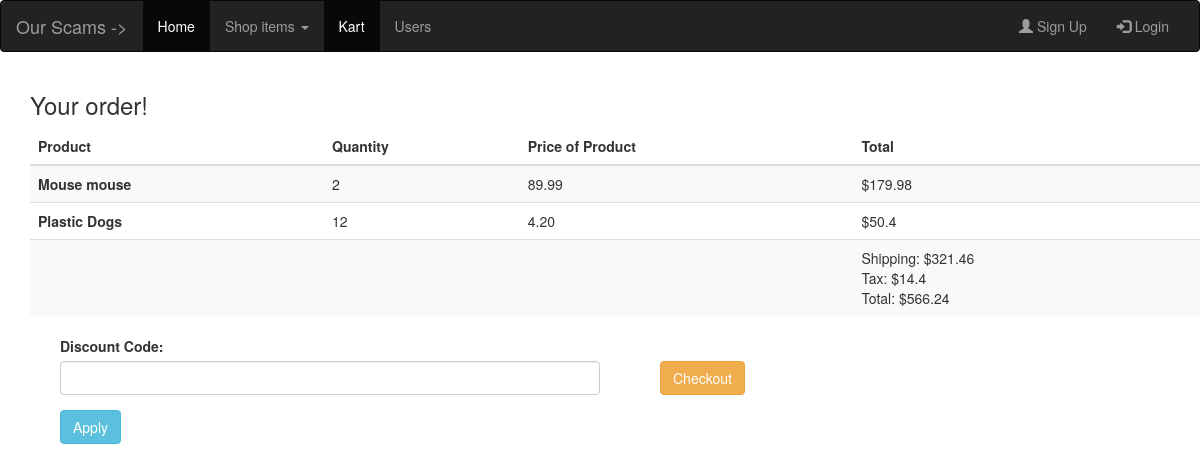
The app's page /Pages/checkoutPage.php?add_ID=1 with its own data.
### tables this page shows
CREATE TABLE `order_info` (
  `order_ID` int(11) NOT NULL,
  `product_ID` int(11) NOT NULL,
  `quantity` int(11) NOT NULL
);

CREATE TABLE `products` (
  `product_ID` int(11) NOT NULL,
  `name` varchar(100) DEFAULT NULL,
  `price` double(8,2) DEFAULT NULL,
  `short_desc` varchar(150) DEFAULT NULL,
  `image` varchar(100) DEFAULT NULL,
  `category_ID` int(11) DEFAULT NULL,
  `description` varchar(300) DEFAULT NULL,
  `desc_image` varchar(30) DEFAULT NULL,
  `weightKg` int(11) NOT NULL DEFAULT '13'
);

### Classes/OrderDataService.php (called while the page is built, shortened)
<?php
class orderDataService{
    function findCurrentOrder($id){
        $database = new Database();
        $connection = $database->getConnected();
        $orderItems = [];
        $order_id = 0;
        $sql = "SELECT * FROM orders WHERE active = true AND user_ID = $id";
        if ($result = $connection->query($sql)) {
            if($result->num_rows === 0){
                return null;
            }
            else{
                $order_id = $result->fetch_assoc();
                $order_id = $order_id['order_ID'];
            }
        } else {
            echo "<p style=\"color:red;\">ERROR: " . $DBConnect->error . "</p>";
            return null;
        }
        $sql = "SELECT products.name, order_info.quantity,products.price FROM order_info INNER JOIN products ON order_info.product_ID=products.product_ID WHERE order_info.order_ID = $order_id";
        if ($result = $connection->query($sql)) {
            $index = 0;
            if($result->num_rows === 0)
                return null;
            else{
                while($row = $result->fetch_assoc()){
                    $orderItems[$index] = array($row['name'] , $row ['quantity'] , $row['price']);
                    ++$index;
                }
                return $orderItems;
            }
        } else {
            echo "<p style=\"color:red;\">ERROR: " . $DBConnect->error . "</p>";
            return null;
        }
    }
    function getOrderID($id){
        $database = new Database();
        $connection = $database->getConnected();
        $sql = "SELECT * FROM orders WHERE active = true AND user_ID = $id";
        if ($result = $connection->query($sql)) {
            if($result->num_rows === 0){
                return null;
            }
            else{
                $order_id = $result->fetch_assoc();
                $order_id = $order_id['order_ID'];
                return $order_id;
            }
        } else {
            echo "<p style=\"color:red;\">ERROR: " . $DBConnect->error . "</p>";
            return null;
        }
    }
    function getOrderTotal(){
        $db = new Database();
        $connection = $db->getConnected();
        $order_id = $this->getOrderID(1);
        $sql = "SELECT order_info.quantity, products.price , products.weightKg FROM order_info INNER JOIN products ON order_info.product_ID=products.product_ID WHERE order_info.order_ID = $order_id";
        if ($result = $connection->query($sql)) {
            $index = 0;
            if($result->num_rows === 0)
                return null;
            else{
                while($row = $result->fetch_assoc()){
                    $orderItems[$index] = array($row ['quantity'] , $row['price'], $row['weightKg']);
                    ++$index;
                }
                return $orderItems;
            }
        } else {
            echo "<p style=\"color:red;\">ERROR: " . $DBConnect->error . "</p>";
            return null;
        }
    }
}
?>

### Classes/OrderBusinessService.php (called while the page is built, shortened)
<?php
require ("OrderDataService.php");
?>
<?php
class orderBusinessService{
    function getOrders($id){
        $service = new orderDataService();
        return $service->findCurrentOrder($id);
    }
    function getTotal($userID){
        $service = new orderDataService();
        $taxRate = .0625;
        $shippingRate = 5.62;
        $runningTotal = 0;
        $totalWeight = 0;
        $output = array();
        $items = $service->getOrderTotal();
        foreach($items as $item){
            $runningTotal += $item[0] * $item[1];
            $totalWeight += $item[0] * $item[2];
        }
        $tax = $taxRate * $runningTotal;
        $shipping = $totalWeight * ($shippingRate/10);
        $total = $runningTotal + $tax + $shipping;
        array_push($output,round($shipping, 2));
        array_push($output,round($tax , 2));
        array_push($output,round($total , 2));
        return $output;
    }
}
?>

### Pages/fragments/_displayOrder.php (the view, shortened to what this page needs)
<?php
require_once("../Classes/OrderBusinessService.php");
function displayOrder($orders)
{
?>
<table class="table table-striped table-dark">
  <thead>
    <tr>
      <th scope="col">Product</th>
      <th scope="col">Quantity</th>
      <th scope="col">Price of Product</th>
      <th scope="col">Total</th>
    </tr>
  </thead>
  <tbody>
      <?php
        $service = new orderBusinessService();
        $index = 0;
        foreach($orders as $o)
        {
          $temptotal = $o[1] * $o[2];
          $order[$index] = array($o[0], $o[1], $o[2], $temptotal);
          $index++;
        }
        foreach($order as $column)
        {
      ?>
          <tr>
            <th scope="row"><?php echo $column[0]; ?></th>
            <td><?php echo $column[1];?></td>
            <td><?php echo $column[2];?></td>
            <td>$<?php echo $column[3];?></td>
          </tr>
      <?php
        }
          $checkoutInfo = $service->getTotal(1);
          $total = $checkoutInfo[2];
      ?>
            <tr>
            <th></th>
            <td></td>
            <td></td>
            <td><?php
                  echo "Shipping: \$$checkoutInfo[0] <br/>Tax: $$checkoutInfo[1] <br/>Total: $$total";
              ?></td>
            </tr>
  </tbody>
</table>
<?php
}
?>

### records on screen
order_info: product_ID.name "Mouse mouse", quantity "2", product_ID.price "89.99", column "179.98"
order_info: product_ID.name "Plastic Dogs", quantity "12", product_ID.price "4.20", column "50.4"

### other values on screen
$checkoutInfo[0] "321.46"
$checkoutInfo[1] "14.4"
$total "566.24"
